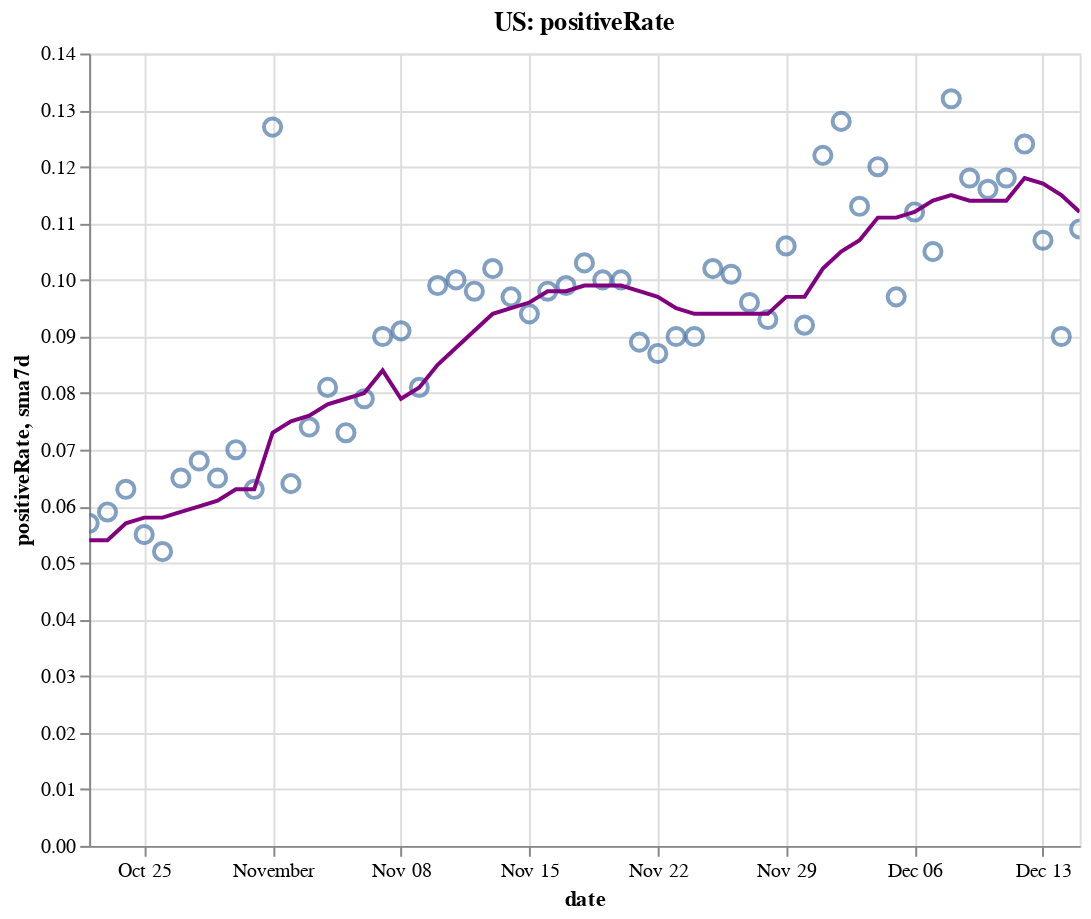

The notebook cell this image was saved under:
### Code cell
create_plot(us, 'positiveRate')

### Figure 1 — Vega-Lite specification as saved in the notebook (floating-point values rounded to 4 significant figures)
{"config": {"view": {"continuousWidth": 400, "continuousHeight": 300}}, "layer": [{"layer": [{"mark": {"type": "point", "size": 75}, "encoding": {"tooltip": [{"type": "temporal", "field": "date"}, {"type": "quantitative", "field": "positiveRate"}, {"type": "quantitative", "field": "sma7d"}], "x": {"type": "temporal", "field": "date"}, "y": {"type": "quantitative", "field": "positiveRate"}}, "selection": {"selector004": {"type": "interval", "bind": "scales", "encodings": ["x", "y"]}}}, {"mark": {"type": "line", "color": "purple"}, "encoding": {"x": {"type": "temporal", "field": "date"}, "y": {"type": "quantitative", "field": "sma7d"}}}]}, {"mark": {"type": "rule", "color": "#aaa"}, "encoding": {"x": {"type": "temporal", "field": "date"}}, "transform": [{"filter": {"selection": "selector003"}}]}, {"mark": "circle", "encoding": {"opacity": {"condition": {"value": 1, "selection": "selector003"}, "value": 0}, "tooltip": [{"type": "temporal", "field": "date"}, {"type": "quantitative", "field": "positiveRate"}, {"type": "quantitative", "field": "sma7d"}], "x": {"type": "temporal", "field": "date"}, "y": {"type": "quantitative", "field": "positiveRate"}}, "selection": {"selector003": {"type": "single", "encodings": ["x"], "on": "mouseover", "nearest": true, "empty": "none"}}}, {"mark": {"type": "text", "align": "left", "dx": 5, "dy": -5, "stroke": "white", "strokeWidth": 2}, "encoding": {"text": {"type": "quantitative", "field": "positiveRate"}, "tooltip": [{"type": "temporal", "field": "date"}, {"type": "quantitative", "field": "positiveRate"}, {"type": "quantitative", "field": "sma7d"}], "x": {"type": "temporal", "field": "date"}, "y": {"type": "quantitative", "field": "positiveRate"}}, "transform": [{"filter": {"selection": "selector003"}}]}, {"mark": {"type": "text", "align": "left", "dx": 5, "dy": -5}, "encoding": {"text": {"type": "quantitative", "field": "positiveRate"}, "tooltip": [{"type": "temporal", "field": "date"}, {"type": "quantitative", "field": "positiveRate"}, {"type": "quantitative", "field": "sma7d"}], "x": {"type": "temporal", "field": "date"}, "y": {"type": "quantitative", "field": "positiveRate"}}, "transform": [{"filter": {"selection": "selector003"}}]}], "data": {"name": "data-7ff84f559bc84c992a6650f633ae179d"}, "height": 400, "title": "US: positiveRate", "width": 500, "$schema": "https://vega.github.io/schema/vega-lite/v4.8.1.json", "datasets": {"data-7ff84f559bc84c992a6650f633ae179d": [{"date": "2020-10-22T00:00:00", "totalTestResultsIncrease": 1279000.0, "positiveIncrease": 73000.0, "death": 215100.0, "deathIncrease": 1126.0, "positiveRate": 0.057, "state": "US", "sma7d": 0.054}, {"date": "2020-10-23T00:00:00", "totalTestResultsIncrease": 1405000.0, "positiveIncrease": 82340.0, "death": 216000.0, "deathIncrease": 941.0, "positiveRate": 0.059, "state": "US", "sma7d": 0.054}, {"date": "2020-10-24T00:00:00", "totalTestResultsIncrease": 1312000.0, "positiveIncrease": 83320.0, "death": 216900.0, "deathIncrease": 897.0, "positiveRate": 0.063, "state": "US", "sma7d": 0.057}, {"date": "2020-10-25T00:00:00", "totalTestResultsIncrease": 1182000.0, "positiveIncrease": 64900.0, "death": 217300.0, "deathIncrease": 387.0, "positiveRate": 0.055, "state": "US", "sma7d": 0.058}, {"date": "2020-10-26T00:00:00", "totalTestResultsIncrease": 1195000.0, "positiveIncrease": 62540.0, "death": 217700.0, "deathIncrease": 399.0, "positiveRate": 0.052, "state": "US", "sma7d": 0.058}, {"date": "2020-10-27T00:00:00", "totalTestResultsIncrease": 1111000.0, "positiveIncrease": 72100.0, "death": 218600.0, "deathIncrease": 929.0, "positiveRate": 0.065, "state": "US", "sma7d": 0.059}, {"date": "2020-10-28T00:00:00", "totalTestResultsIncrease": 1166000.0, "positiveIncrease": 78790.0, "death": 219700.0, "deathIncrease": 1045.0, "positiveRate": 0.068, "state": "US", "sma7d": 0.06}, {"date": "2020-10-29T00:00:00", "totalTestResultsIncrease": 1364000.0, "positiveIncrease": 88730.0, "death": 220700.0, "deathIncrease": 1055.0, "positiveRate": 0.065, "state": "US", "sma7d": 0.061}, {"date": "2020-10-30T00:00:00", "totalTestResultsIncrease": 1395000.0, "positiveIncrease": 97260.0, "death": 221700.0, "deathIncrease": 947.0, "positiveRate": 0.07, "state": "US", "sma7d": 0.063}, {"date": "2020-10-31T00:00:00", "totalTestResultsIncrease": 1427000.0, "positiveIncrease": 90610.0, "death": 222600.0, "deathIncrease": 970.0, "positiveRate": 0.063, "state": "US", "sma7d": 0.063}, {"date": "2020-11-01T00:00:00", "totalTestResultsIncrease": 1110000.0, "positiveIncrease": 141300.0, "death": 223000.0, "deathIncrease": 398.0, "positiveRate": 0.127, "state": "US", "sma7d": 0.073}, {"date": "2020-11-02T00:00:00", "totalTestResultsIncrease": 1290000.0, "positiveIncrease": 83100.0, "death": 223500.0, "deathIncrease": 474.0, "positiveRate": 0.064, "state": "US", "sma7d": 0.075}, {"date": "2020-11-03T00:00:00", "totalTestResultsIncrease": 1219000.0, "positiveIncrease": 89860.0, "death": 225000.0, "deathIncrease": 1525.0, "positiveRate": 0.074, "state": "US", "sma7d": 0.076}, {"date": "2020-11-04T00:00:00", "totalTestResultsIncrease": 1278000.0, "positiveIncrease": 103600.0, "death": 226200.0, "deathIncrease": 1126.0, "positiveRate": 0.081, "state": "US", "sma7d": 0.078}, {"date": "2020-11-05T00:00:00", "totalTestResultsIncrease": 1611000.0, "positiveIncrease": 118100.0, "death": 227300.0, "deathIncrease": 1155.0, "positiveRate": 0.073, "state": "US", "sma7d": 0.079}, {"date": "2020-11-06T00:00:00", "totalTestResultsIncrease": 1619000.0, "positiveIncrease": 127500.0, "death": 228500.0, "deathIncrease": 1186.0, "positiveRate": 0.079, "state": "US", "sma7d": 0.08}, {"date": "2020-11-07T00:00:00", "totalTestResultsIncrease": 1448000.0, "positiveIncrease": 130800.0, "death": 229600.0, "deathIncrease": 1132.0, "positiveRate": 0.09, "state": "US", "sma7d": 0.084}, {"date": "2020-11-08T00:00:00", "totalTestResultsIncrease": 1219000.0, "positiveIncrease": 111500.0, "death": 230100.0, "deathIncrease": 501.0, "positiveRate": 0.091, "state": "US", "sma7d": 0.079}, {"date": "2020-11-09T00:00:00", "totalTestResultsIncrease": 1446000.0, "positiveIncrease": 117500.0, "death": 230700.0, "deathIncrease": 580.0, "positiveRate": 0.081, "state": "US", "sma7d": 0.081}, {"date": "2020-11-10T00:00:00", "totalTestResultsIncrease": 1344000.0, "positiveIncrease": 133000.0, "death": 232100.0, "deathIncrease": 1357.0, "positiveRate": 0.099, "state": "US", "sma7d": 0.085}, {"date": "2020-11-11T00:00:00", "totalTestResultsIncrease": 1462000.0, "positiveIncrease": 146900.0, "death": 233700.0, "deathIncrease": 1579.0, "positiveRate": 0.1, "state": "US", "sma7d": 0.088}, {"date": "2020-11-12T00:00:00", "totalTestResultsIncrease": 1569000.0, "positiveIncrease": 154200.0, "death": 234800.0, "deathIncrease": 1111.0, "positiveRate": 0.098, "state": "US", "sma7d": 0.091}, {"date": "2020-11-13T00:00:00", "totalTestResultsIncrease": 1705000.0, "positiveIncrease": 174500.0, "death": 236100.0, "deathIncrease": 1304.0, "positiveRate": 0.102, "state": "US", "sma7d": 0.094}, {"date": "2020-11-14T00:00:00", "totalTestResultsIncrease": 1704000.0, "positiveIncrease": 165800.0, "death": 237400.0, "deathIncrease": 1352.0, "positiveRate": 0.097, "state": "US", "sma7d": 0.095}, {"date": "2020-11-15T00:00:00", "totalTestResultsIncrease": 1552000.0, "positiveIncrease": 145800.0, "death": 238100.0, "deathIncrease": 708.0, "positiveRate": 0.094, "state": "US", "sma7d": 0.096}, {"date": "2020-11-16T00:00:00", "totalTestResultsIncrease": 1529000.0, "positiveIncrease": 149500.0, "death": 238700.0, "deathIncrease": 609.0, "positiveRate": 0.098, "state": "US", "sma7d": 0.098}, {"date": "2020-11-17T00:00:00", "totalTestResultsIncrease": 1603000.0, "positiveIncrease": 158800.0, "death": 240300.0, "deathIncrease": 1562.0, "positiveRate": 0.099, "state": "US", "sma7d": 0.098}, {"date": "2020-11-18T00:00:00", "totalTestResultsIncrease": 1618000.0, "positiveIncrease": 166200.0, "death": 242200.0, "deathIncrease": 1882.0, "positiveRate": 0.103, "state": "US", "sma7d": 0.099}, {"date": "2020-11-19T00:00:00", "totalTestResultsIncrease": 1848000.0, "positiveIncrease": 184700.0, "death": 244200.0, "deathIncrease": 2020.0, "positiveRate": 0.1, "state": "US", "sma7d": 0.099}, {"date": "2020-11-20T00:00:00", "totalTestResultsIncrease": 1946000.0, "positiveIncrease": 194800.0, "death": 246100.0, "deathIncrease": 1894.0, "positiveRate": 0.1, "state": "US", "sma7d": 0.099}, {"date": "2020-11-21T00:00:00", "totalTestResultsIncrease": 2047000.0, "positiveIncrease": 181900.0, "death": 247600.0, "deathIncrease": 1554.0, "positiveRate": 0.089, "state": "US", "sma7d": 0.098}, {"date": "2020-11-22T00:00:00", "totalTestResultsIncrease": 1752000.0, "positiveIncrease": 151900.0, "death": 248600.0, "deathIncrease": 917.0, "positiveRate": 0.087, "state": "US", "sma7d": 0.097}, {"date": "2020-11-23T00:00:00", "totalTestResultsIncrease": 1693000.0, "positiveIncrease": 151900.0, "death": 249400.0, "deathIncrease": 858.0, "positiveRate": 0.09, "state": "US", "sma7d": 0.095}, {"date": "2020-11-24T00:00:00", "totalTestResultsIncrease": 1882000.0, "positiveIncrease": 169300.0, "death": 251500.0, "deathIncrease": 2106.0, "positiveRate": 0.09, "state": "US", "sma7d": 0.094}, {"date": "2020-11-25T00:00:00", "totalTestResultsIncrease": 1824000.0, "positiveIncrease": 186900.0, "death": 253800.0, "deathIncrease": 2280.0, "positiveRate": 0.102, "state": "US", "sma7d": 0.094}, {"date": "2020-11-26T00:00:00", "totalTestResultsIncrease": 1267000.0, "positiveIncrease": 128400.0, "death": 255200.0, "deathIncrease": 1387.0, "positiveRate": 0.101, "state": "US", "sma7d": 0.094}, {"date": "2020-11-27T00:00:00", "totalTestResultsIncrease": 2032000.0, "positiveIncrease": 194200.0, "death": 256600.0, "deathIncrease": 1392.0, "positiveRate": 0.096, "state": "US", "sma7d": 0.094}, {"date": "2020-11-28T00:00:00", "totalTestResultsIncrease": 1673000.0, "positiveIncrease": 154900.0, "death": 257800.0, "deathIncrease": 1251.0, "positiveRate": 0.093, "state": "US", "sma7d": 0.094}, {"date": "2020-11-29T00:00:00", "totalTestResultsIncrease": 1285000.0, "positiveIncrease": 136100.0, "death": 258700.0, "deathIncrease": 823.0, "positiveRate": 0.106, "state": "US", "sma7d": 0.097}, {"date": "2020-11-30T00:00:00", "totalTestResultsIncrease": 1606000.0, "positiveIncrease": 148500.0, "death": 259700.0, "deathIncrease": 1035.0, "positiveRate": 0.092, "state": "US", "sma7d": 0.097}, {"date": "2020-12-01T00:00:00", "totalTestResultsIncrease": 1471000.0, "positiveIncrease": 179200.0, "death": 262200.0, "deathIncrease": 2506.0, "positiveRate": 0.122, "state": "US", "sma7d": 0.102}, {"date": "2020-12-02T00:00:00", "totalTestResultsIncrease": 1556000.0, "positiveIncrease": 198700.0, "death": 265000.0, "deathIncrease": 2804.0, "positiveRate": 0.128, "state": "US", "sma7d": 0.105}, {"date": "2020-12-03T00:00:00", "totalTestResultsIncrease": 1894000.0, "positiveIncrease": 213400.0, "death": 267800.0, "deathIncrease": 2825.0, "positiveRate": 0.113, "state": "US", "sma7d": 0.107}, {"date": "2020-12-04T00:00:00", "totalTestResultsIncrease": 1901000.0, "positiveIncrease": 228000.0, "death": 270400.0, "deathIncrease": 2573.0, "positiveRate": 0.12, "state": "US", "sma7d": 0.111}, {"date": "2020-12-05T00:00:00", "totalTestResultsIncrease": 2210000.0, "positiveIncrease": 215400.0, "death": 272900.0, "deathIncrease": 2480.0, "positiveRate": 0.097, "state": "US", "sma7d": 0.111}, {"date": "2020-12-06T00:00:00", "totalTestResultsIncrease": 1600000.0, "positiveIncrease": 179600.0, "death": 274000.0, "deathIncrease": 1145.0, "positiveRate": 0.112, "state": "US", "sma7d": 0.112}, {"date": "2020-12-07T00:00:00", "totalTestResultsIncrease": 1718000.0, "positiveIncrease": 180800.0, "death": 275300.0, "deathIncrease": 1297.0, "positiveRate": 0.105, "state": "US", "sma7d": 0.114}, {"date": "2020-12-08T00:00:00", "totalTestResultsIncrease": 1672000.0, "positiveIncrease": 220900.0, "death": 278000.0, "deathIncrease": 2703.0, "positiveRate": 0.132, "state": "US", "sma7d": 0.115}, {"date": "2020-12-09T00:00:00", "totalTestResultsIncrease": 1811000.0, "positiveIncrease": 213500.0, "death": 281200.0, "deathIncrease": 3164.0, "positiveRate": 0.118, "state": "US", "sma7d": 0.114}, {"date": "2020-12-10T00:00:00", "totalTestResultsIncrease": 1890000.0, "positiveIncrease": 218500.0, "death": 284300.0, "deathIncrease": 3115.0, "positiveRate": 0.116, "state": "US", "sma7d": 0.114}, {"date": "2020-12-11T00:00:00", "totalTestResultsIncrease": 1990000.0, "positiveIncrease": 234800.0, "death": 287100.0, "deathIncrease": 2749.0, "positiveRate": 0.118, "state": "US", "sma7d": 0.114}, {"date": "2020-12-12T00:00:00", "totalTestResultsIncrease": 1811000.0, "positiveIncrease": 225200.0, "death": 289600.0, "deathIncrease": 2494.0, "positiveRate": 0.124, "state": "US", "sma7d": 0.118}, {"date": "2020-12-13T00:00:00", "totalTestResultsIncrease": 1762000.0, "positiveIncrease": 187800.0, "death": 291000.0, "deathIncrease": 1494.0, "positiveRate": 0.107, "state": "US", "sma7d": 0.117}, {"date": "2020-12-14T00:00:00", "totalTestResultsIncrease": 2159000.0, "positiveIncrease": 193400.0, "death": 292400.0, "deathIncrease": 1358.0, "positiveRate": 0.09, "state": "US", "sma7d": 0.115}, {"date": "2020-12-15T00:00:00", "totalTestResultsIncrease": 1733000.0, "positiveIncrease": 189500.0, "death": 295100.0, "deathIncrease": 2915.0, "positiveRate": 0.109, "state": "US", "sma7d": 0.112}]}}
